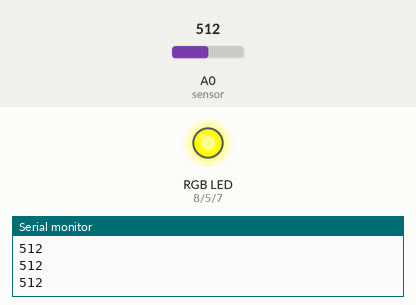
The sketch below on a simulated Arduino Uno, built with avr-gcc and run on an emulated ATmega328P. Shown: an RGB LED mixed from three pins (HIGH = lit), the last lines printed to the serial monitor. Inputs (shaded band) come from the test bench; at power-on: A0 (sensor) = 512.

Above: at 1.2 s.
1.3 s: A0 (sensor) set to 585
2.8 s: A0 (sensor) set to 612
At 3.4 s:
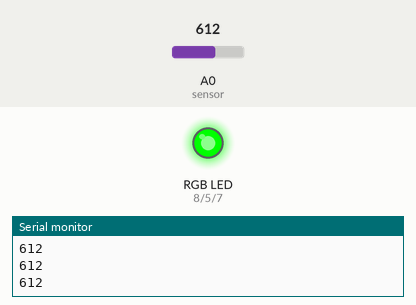
4.3 s: A0 (sensor) set to 290
At 5.5 s:
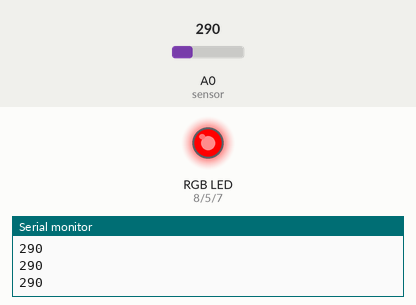
5.8 s: A0 (sensor) set to 310
At 6.9 s:
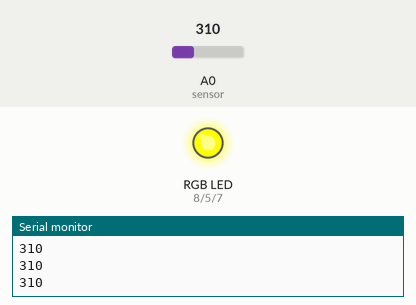
7.3 s: A0 (sensor) set to 122
At 7.9 s:
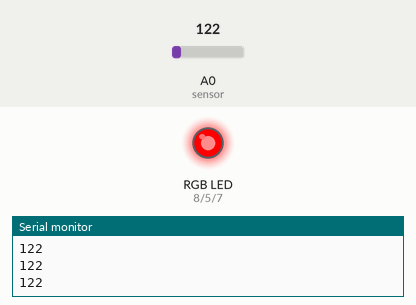
Timing chart, 0 to 9.8 s (numbered marks = the images above; inputs shaded):
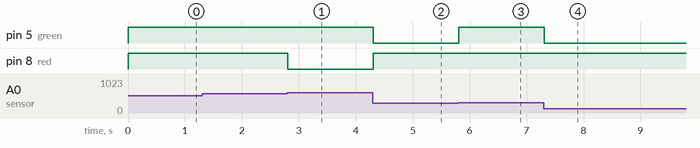

The sketch:

soil_sensor_reading_with_rgb_indicator1.ino
```cpp
int sensor = A0;
int red = 8 , blue = 7, green=5;

void setup(){

  Serial.begin(9600);

  pinMode(red,OUTPUT);
  pinMode(blue,OUTPUT);
  pinMode(green,OUTPUT);

}

void loop(){

  int Sensor = analogRead(sensor);
  Serial.println(Sensor);

  if(Sensor>=0 && Sensor<=300){
   Red();
  }

  else if(Sensor>300 && Sensor<=600){
    Yellow();
}
  else if(Sensor >600){
   Green();
  }
}


void Red(){
 digitalWrite(red,HIGH);
 digitalWrite(green,LOW);
 digitalWrite(blue,LOW);
}

void Yellow(){
 digitalWrite(red,HIGH);
 digitalWrite(green,HIGH);
 digitalWrite(blue,LOW);
}

void Green(){
 digitalWrite(red,LOW);
 digitalWrite(green,HIGH);
 digitalWrite(blue,LOW);
}
```

Measured:
- the behaviour switches between 600 and 601 on A0 (sensor) (found by bisection; images 0 and 1)
- the behaviour switches between 300 and 301 on A0 (sensor) (found by bisection; images 2 and 3)
- after the input at 2.8 s, pin 8 (red): HIGH → LOW at once
- after the input at 4.3 s, pin 5 (green): HIGH → LOW at once; pin 8 (red): LOW → HIGH at once
- after the input at 5.8 s, pin 5 (green): LOW → HIGH at once
- after the input at 7.3 s, pin 5 (green): HIGH → LOW at once
